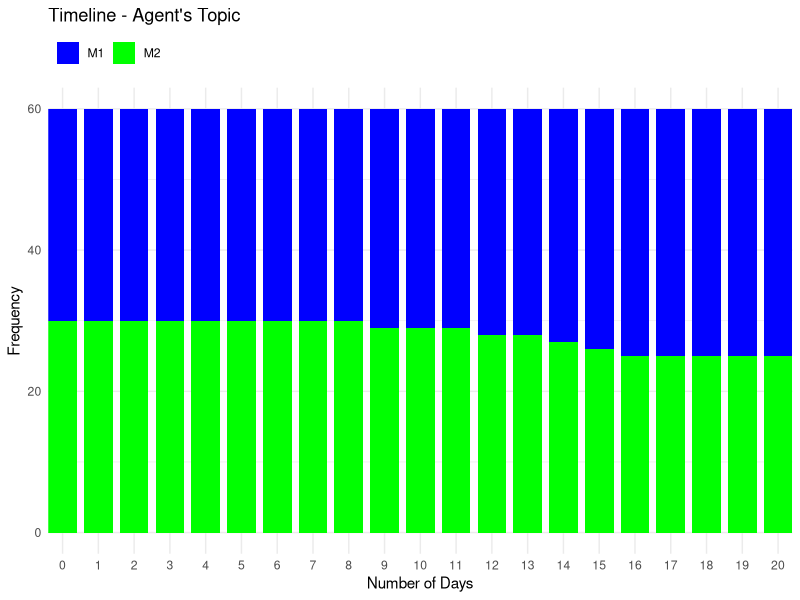
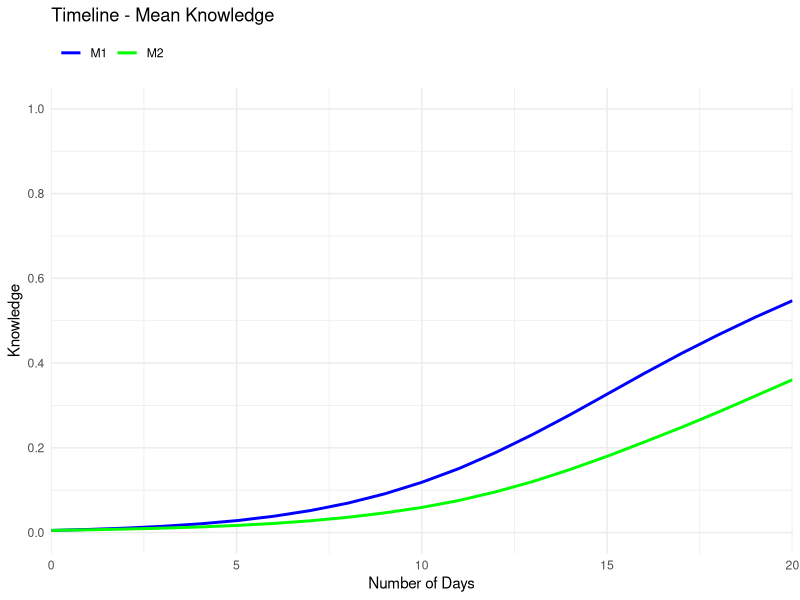
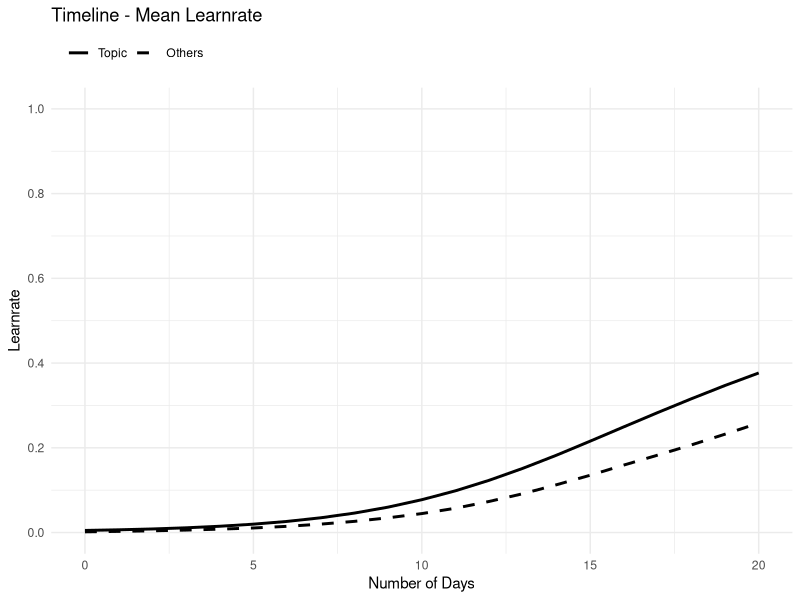
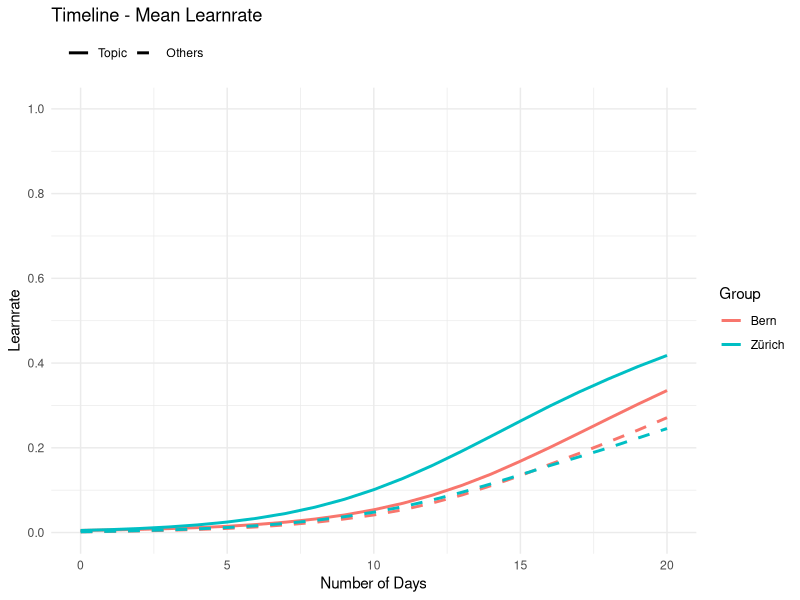
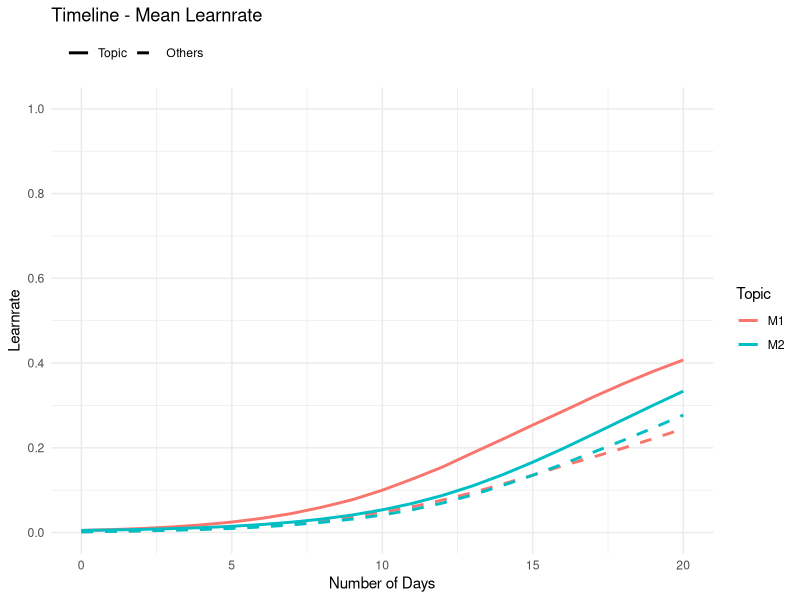
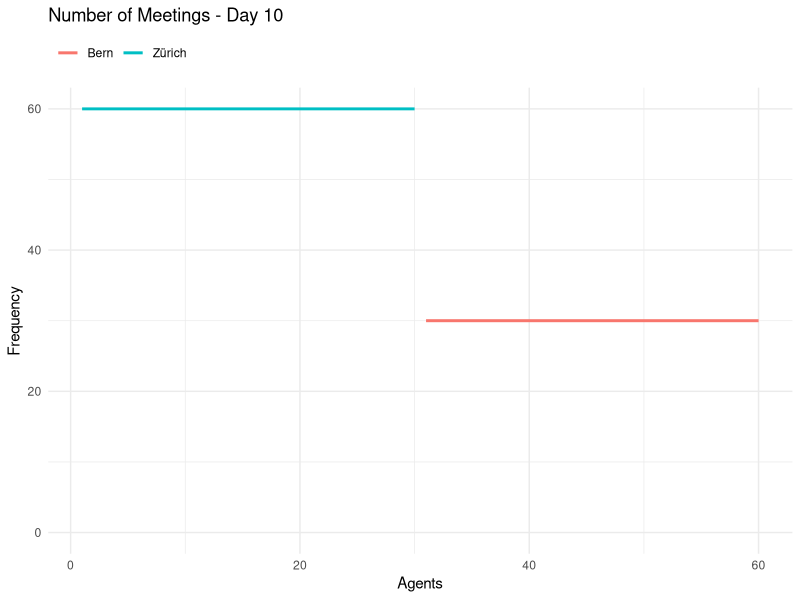
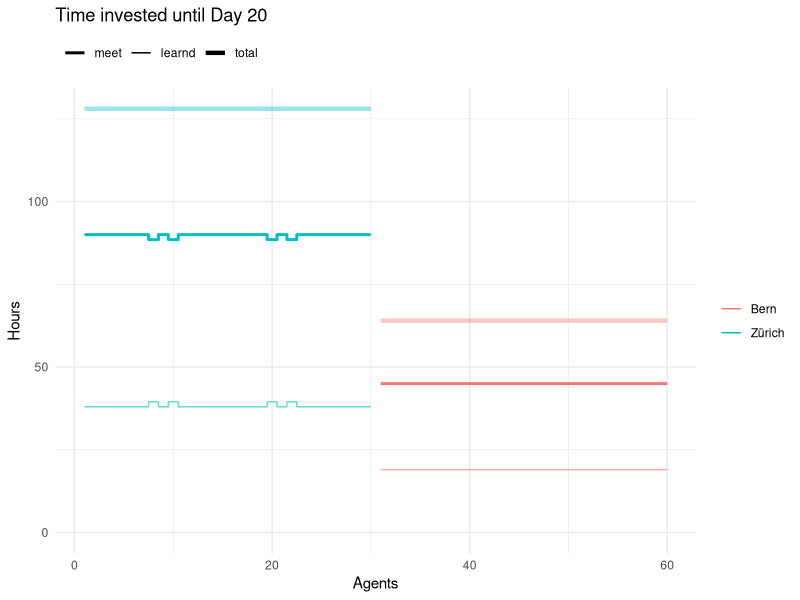
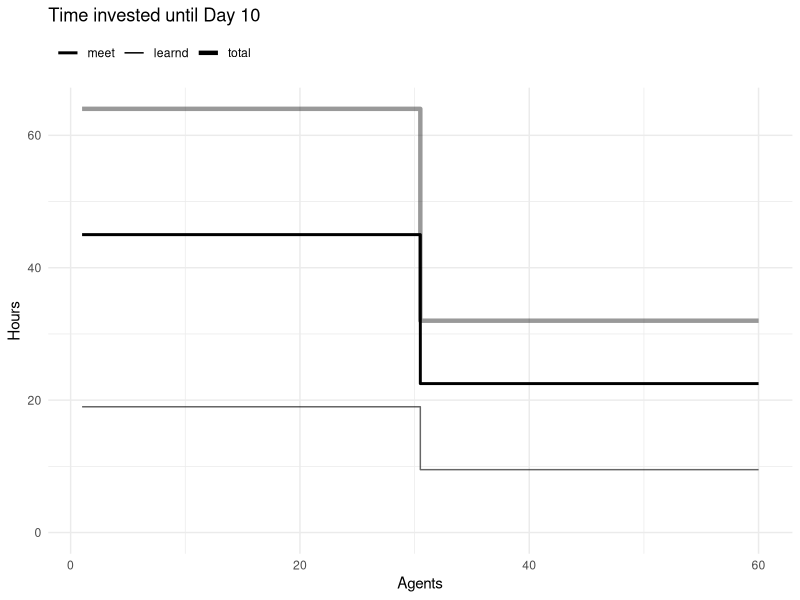

Source code (R) for these figures, in order:
## ---- chunk 1
library(tidyverse)  
# set.seed(1)
## ---- chunk 2
update_Pop <- function(Pop = Pop,
                       name = Parametername,
                       add = 0,
                       fac = 1,
                       set = FALSE) {

  if (set == FALSE & name %in% colnames(Pop)) {
    Pop <- Pop %>%
      mutate( !!name := ( .data[[name]] + add ) * fac )
  } else {
    Pop <- Pop %>%
      mutate( !!name := add * fac )
  }
  return(Pop)
}
## ---- chunk 3
sort_Colnames <- function(Pop = Pop,
                          name = name) {
    cols <- Pop %>%
      select(starts_with(name)) %>%
      colnames()
  
  if (length(cols) == 0) { return(character(0)) }
  return(sort(cols)) 
  }
## ---- chunk 4
sort_Pop <- function(Pop = Pop,
                     sort_Par = TRUE,
                     clean_Par = FALSE,
                     sort_Agents = NA){
  if (sort_Par == TRUE) {
    Pop <- Pop %>%
      select(tidyselect::all_of(sort_Colnames(Pop = Pop, name = "ID")),
             tidyselect::all_of(sort_Colnames(Pop = Pop, name = "Agents")),
             tidyselect::all_of(sort_Colnames(Pop = Pop, name = "Learnrate")),
             tidyselect::all_of(sort_Colnames(Pop = Pop, name = "Knowledge")),
             tidyselect::all_of(sort_Colnames(Pop = Pop, name = "Counter")),
             tidyselect::all_of(sort_Colnames(Pop = Pop, name = "Resources")),
             everything())
    }
  if (clean_Par == TRUE) {
    Pop <- Pop %>%
      select(tidyselect::all_of(sort_Colnames(Pop = Pop, name = "ID")),
             tidyselect::all_of(sort_Colnames(Pop = Pop, name = "Agents")),
             tidyselect::all_of(sort_Colnames(Pop = Pop, name = "Learnrate")),
             tidyselect::all_of(sort_Colnames(Pop = Pop, name = "Knowledge")),
             tidyselect::all_of(sort_Colnames(Pop = Pop, name = "Counter")))
    }
  if (!is.na(sort_Agents)) {
    Pop <- Pop %>%
      arrange(across(all_of(sort_Agents)))
    }
  return(Pop)
}
## ---- chunk 5
get_Typ <- function(Pop = Pop,
                    name = name){
  syntax_remove <- paste0("^", name, "_")
  Typ <- Pop %>%
    select(starts_with(name)) %>%
    colnames() %>%
    str_remove(syntax_remove) 
  return(Typ)
}
## ---- chunk 6
update_Typ <- function(Pop = Pop,
                       name = Parametername,
                       Typ = Typ,
                       add = 0,
                       fac = 1,
                       set = FALSE) {
  if (length(Typ) != length(add)) {
    add <- rep(add, length(Typ))
  }
  if (length(Typ) != length(fac)) {
    fac <- rep(fac, length(Typ))
  }
  if (length(Typ) != length(set)) {
    set <- rep(set, length(Typ))
  }
  for (i in seq_along(Typ)) {
    name_i <- paste(name, Typ[[i]], sep = "_")
    Pop <- update_Pop(Pop = Pop, 
                      name = name_i, 
                      add = add[[i]],
                      fac = fac[[i]],
                      set = set[[i]])
    }
  Pop <- sort_Pop(Pop = Pop)
  return(Pop)
}
## ---- chunk 7
del_tmp <- function(Pop = Pop,
                    name = "tmp_"){
  Pop <- Pop %>%
    select(-starts_with(name))
  return(Pop)
}
  
## ---- chunk 8
longer_Pop <- function(Pop = Pop,
                       name = name){
  syntax_remove <- paste0(name, "_")
  Pop_long <- Pop %>%
  pivot_longer(cols = starts_with(name),
               names_to = "Typ",
               names_prefix = syntax_remove,  
               values_to = name )
  return(Pop_long)
}
## ---- chunk 9
wider_Pop <- function(Pop_long = Pop_long,
                      name = name){
  syntax_add <- paste0(name, "_")
  Pop <- Pop_long %>%
    pivot_wider(names_from = Typ,
                values_from = all_of(name),
                names_prefix = syntax_add)
  return(Pop)
}
## ---- chunk 10
update_Learnrate <- function(Pop = Pop,
                             sort_Par = TRUE,
                             clean_Par = FALSE,
                             sort_Agents = NA){
  Pop_long <- longer_Pop(Pop = Pop, name = "Knowledge")
  Pop_long <- Pop_long %>%
    group_by(ID) %>%
    mutate(tmp_Rank = rank(Knowledge, ties.method = "random"),
           tmp_Rank = max(tmp_Rank) - tmp_Rank + 1,
           tmp_Rank = 0.5 ^ tmp_Rank,
           tmp_LR = Knowledge * tmp_Rank,
           tmp_LR = max(sum(tmp_LR),1E-3),
           tmp_KxR = max(Knowledge) * sum(tmp_Rank),
           tmp_Profile = (min(tmp_LR / tmp_KxR, 1) - 0.5) * 2,
           Agents_Knowledge_Max = max(Knowledge),
           Agents_Knowledge_Profile = tmp_Profile,
           Learnrate_Topic = tmp_LR,
           Learnrate_Others = tmp_LR * tmp_Profile) %>%
    ungroup() 
  Pop_long <- del_tmp(Pop = Pop_long)
  Pop <- wider_Pop(Pop_long = Pop_long, name = "Knowledge")
  Pop <- sort_Pop(Pop = Pop,
                  sort_Par = sort_Par,
                  clean_Par = clean_Par,
                  sort_Agents = sort_Agents)
  return(Pop)
}
## ---- chunk 11
update_Topic <- function(Pop = Pop,
                                sort_Par = TRUE,
                                clean_Par = FALSE,
                                sort_Agents = NA){
  Pop_long <- longer_Pop(Pop = Pop, name = "Knowledge")
  Pop_long <- Pop_long %>%
    group_by(ID) %>%
    mutate(tmp_Rank = rank(Knowledge, ties.method = "random"),
           tmp_Rank = max(tmp_Rank) - tmp_Rank + 1,
           tmp_Rank = 0.5 ^ tmp_Rank,
           ID_Topic = Typ[which.max(tmp_Rank)]) %>%
    ungroup() 
  Pop_long <- del_tmp(Pop = Pop_long)
  Pop <- wider_Pop(Pop_long = Pop_long, name = "Knowledge")
  Pop <- sort_Pop(Pop = Pop,
                  sort_Par = sort_Par,
                  clean_Par = clean_Par,
                  sort_Agents = sort_Agents)
  return(Pop)
}
## ---- chunk 12
gen_Pop <- function(addToPop = NULL,
                    nA = NumberOfAgents,
                    ID_Group = ID_Group,
                    K = Knowledge,
                    Typ = SpezKnowledge,
                    pWD = percentsWorkingaDay,
                    pMD = percentsMeetingsaDay){
  ID <- seq_len(nA)
  Pop <- tibble(ID = ID,
                ID_Group = ID_Group)
  Pop <- update_Typ(Pop = Pop, 
                    name = "Agents", 
                    Typ = list("p_WorkDay", "p_MeetDay"),
                    add = list(pWD, pMD),
                    set = TRUE)
  Pop <- update_Typ(Pop = Pop, 
                    name = "Knowledge", 
                    Typ = Typ, 
                    add = K,
                    set = TRUE)

  if (!is.null(addToPop)) {
    Pop <- Pop %>%
      mutate(ID = ID + max(addToPop$ID))
    Typ_add <- get_Typ(Pop = addToPop, name = "Knowledge")
    Pop <- update_Typ(Pop = Pop, 
                      name = "Knowledge", 
                      Typ = Typ_add, 
                      add = 0)
    addToPop <- update_Typ(Pop = addToPop, 
                           name = "Knowledge", 
                           Typ = Typ, 
                           add = 0)
    Pop <- bind_rows(addToPop,Pop)
    }
  Pop <- update_Learnrate(Pop = Pop)
  Pop <- update_Topic(Pop = Pop)
  Pop <- sort_Pop(Pop = Pop)
  return(Pop)
  }
## ---- chunk 13
Pop <- gen_Pop( nA = 3, 
                ID_Group = "Zürich",
                K = list(0.01, 0.2), 
                Typ = list("M1", "M2"), 
                pWD = 0.5,
                pMD = 0.8)
Pop <- gen_Pop( addToPop = Pop,
                nA = 2, 
                ID_Group = "Bern",
                K = list(0.01, 0.2), 
                Typ = list("M3", "M1"), 
                pWD = 0.2,
                pMD = 0.5)
Pop <- gen_Pop( addToPop = Pop,
                nA = 1, 
                ID_Group = "Bern",
                K = list(0.8), 
                Typ = list("M1"), 
                pWD = 0.2,
                pMD = 0.5)
Pop <- gen_Pop( addToPop = Pop,
                nA = 1, 
                ID_Group = "Bern",
                K = list(0.3, 0.3, 0.3), 
                Typ = list("M1", "M2", "M3"), 
                pWD = 0.2,
                pMD = 0.5)
Pop <- gen_Pop( addToPop = Pop,
                nA = 1, 
                ID_Group = "Bern",
                K = list(0.0, 0.0, 0.0), 
                Typ = list("M1", "M2", "M3"), 
                pWD = 0.2,
                pMD = 0.5)
Pop
## ---- chunk 14

reset_Counter <- function(Pop = Pop){
  Pop <- update_Typ(Pop = Pop,
                    name = "Counter",
                    Typ = list("Day", 
                               "Time_total",
                               "Time_meet",
                               "Time_learnd",
                               "Number_meet"),
                    add = 0,
                    set = TRUE)
  return(Pop)
}
## ---- chunk 15
update_Resources <- function(Pop = Pop,
                             time_day = hoursDay,
                             set = TRUE){
  tmp_Time <- time_day * Pop[["Agents_p_WorkDay"]]
  tmp_p <- Pop[["Agents_p_MeetDay"]]
  Pop <- update_Typ(Pop = Pop,
                  name = "Resources",
                  Typ = list("Time_total",
                             "Time_meet",
                             "Time_learnd"),
                  add = list(tmp_Time,
                             tmp_Time * tmp_p,
                             tmp_Time * (1-tmp_p)),
                  set = set)
  return(Pop)
}
## ---- chunk 16
Pop <- reset_Counter(Pop = Pop)
Pop <- update_Resources(Pop = Pop, time_day = 8)
Pop
## ---- chunk 17
sel_SubPop <- function(Pop = Pop,
                       IDs = NULL,
                       n = 2) {
  if (is.null(IDs)) {
    IDs <- sample( Pop[["ID"]], size=n )
    }
  SubPop <- list()
  SubPop$sel <- Pop %>%
    filter(ID %in% IDs) %>%
    arrange(match(ID, IDs))
  SubPop$rest <- Pop %>%
    filter(!ID %in% IDs)
  return(SubPop)
}
## ---- chunk 18
SubPop <- sel_SubPop( Pop = Pop )
SubPop$sel
SubPop$rest
## ---- chunk 19
SubPop <- sel_SubPop( Pop = Pop , IDs = c(2, 1))
SubPop$sel
SubPop$rest
## ---- chunk 20
int_SubPop <- function(SubPop = SubPop,
                       Pop = Pop) {
  col_sort <- colnames(Pop)
  SubPop <- SubPop[, col_sort]
  IDs <- SubPop[["ID"]]
  Pop[Pop$ID %in% IDs,] <- SubPop
  Pop <- Pop %>%
    arrange(ID)
  return(Pop)
}
## ---- chunk 21
Pop
SubPop <- sel_SubPop(Pop = Pop, IDs = c(2, 1) )$sel
SubPop <- update_Pop(Pop = SubPop,
                     name = "Knowledge_M2",
                     add = 0,
                     set = TRUE)
Pop <- int_SubPop(SubPop = SubPop, Pop = Pop)
Pop <- update_Learnrate(Pop = Pop)
Pop <- update_Topic(Pop = Pop)
Pop
## ---- chunk 22
sel_Pairs_rnd <- function(Pop = Pop,
                          psize = percentsOfPop) {      
  psize <- min(psize, 1)   
  nR <- nrow(Pop)   
  n <- round(nR * psize * 0.4999, 0)   
  n <- max(n, 1)      
  SubPop <- sel_SubPop( Pop = Pop, n = n)      
  Slot1 <- SubPop$sel %>%          
    mutate(tmp_ID = seq_len(n))   
  if (nrow(SubPop$rest) == n) {     
    Slot2 <- SubPop$rest   
  } else {     
      SubPop <- sel_SubPop( Pop = SubPop$rest, n = n)      
      Slot2 <- SubPop$sel   
  }   
  Slot2 <- Slot2 %>%          
    mutate(tmp_ID = seq_len(n))   
  Pairs <- bind_rows(Slot1, Slot2)   
  return(Pairs)     
  }  
## ---- chunk 23
Pop 
Pairs <- sel_Pairs_rnd(Pop = Pop, psize = 0.5) 
Pairs 
Pairs <- sel_Pairs_rnd(Pop = Pairs, psize = 0.5) 
Pairs
## ---- chunk 24
learn_Pairs <- function(Pairs = Pairs,
                        time_meet = time_meet) {
  Pop_long <- longer_Pop(Pop = Pairs, name = "Knowledge")
  Pop_long <- Pop_long %>%
    mutate(tmp_Learnrate = ifelse(
      Typ == ID_Topic, 
      Learnrate_Topic, 
      Learnrate_Others)) %>%
  group_by(tmp_ID) %>%
    mutate(tmp_facT = ifelse(
      Typ == ID_Topic, 1, 0)) %>%
  group_by(tmp_ID, Typ) %>%
    mutate(tmp_facT = mean(tmp_facT ),
           tmp_Learnrate = mean(tmp_Learnrate)) %>%
  group_by(ID) %>%
    mutate(tmp_time_learn = tmp_facT * time_meet,
           tmp_Time0 = ( 1 - Knowledge )^( 1 / -tmp_Learnrate ),
           Knowledge = 1 - ( tmp_Time0 + tmp_time_learn)^( -tmp_Learnrate )) %>%
    ungroup()
  
  Pop_long <- del_tmp(Pop = Pop_long)
  Pairs <- wider_Pop(Pop_long = Pop_long, name = "Knowledge")
  Pairs <- sort_Pop(Pop = Pairs)
  
  Pairs <- update_Typ(Pop = Pairs,
                      name = "Counter",
                      Typ = list("Time_total",
                                 "Time_meet", 
                                 "Number_meet"),
                      add = list(time_meet,
                                 time_meet,
                                 1))
  Pairs <- update_Typ(Pop = Pairs,
                      name = "Resources",
                      Typ = list("Time_total","Time_meet"),
                      add = list(-time_meet))
  return(Pairs)
}
## ---- chunk 25
Pairs
PairsT <- learn_Pairs(Pairs = Pairs, time_meet = 0.75)
PairsT
Pop <- int_SubPop(SubPop = PairsT, Pop = Pop)
Pop <- update_Learnrate(Pop = Pop)
Pop <- update_Topic(Pop = Pop)
Pop
## ---- chunk 26
learn <- function(Pop = Pop,                   
                  con = TRUE) {   
  if (con == TRUE){     
    tmp_Learnrate <- Pop[["Learnrate_Topic"]]
    Pop <- update_Learnrate(Pop = Pop)     
    Pop <- update_Topic(Pop = Pop) 
    Pop <- update_Pop(Pop = Pop,
                      name = "Learnrate_Topic",
                      add = tmp_Learnrate, 
                      fac = 0.5)
    tmp_Time <- Pop[["Resources_Time_meet"]]
    Pop <- update_Typ(Pop = Pop, 
                      name = "Resources_Time",
                      Typ = list("meet", "learnd"),
                      add = list(-tmp_Time, tmp_Time))
  } 
  
  Pop_long <- longer_Pop(Pop = Pop, name = "Knowledge") 
  Pop_long <- Pop_long %>%     
    group_by(ID) %>%     
    mutate(tmp_Time_learnd = ifelse(
      Typ == ID_Topic, 
      Resources_Time_learnd, 
      0)) %>%  
    mutate(tmp_Learnrate = Learnrate_Topic,            
           tmp_Time0 = ( 1 - Knowledge )^( 1 / -tmp_Learnrate ),
           tmp_Time1 = tmp_Time0 + tmp_Time_learnd,
           Knowledge = 1 - ( tmp_Time1 )^( -tmp_Learnrate )) %>%
    ungroup()   
  
  Pop_long <- del_tmp(Pop = Pop_long)
  Pop <- wider_Pop(Pop_long = Pop_long, name = "Knowledge") 
  Pop <- sort_Pop(Pop = Pop)
  
  tmp_Time <- Pop[["Resources_Time_learnd"]]
  Pop <- update_Typ(Pop = Pop,
                    name = "Counter",
                    Typ = list("Time_total", "Time_learnd"),
                    add = list(tmp_Time))
  Pop <- update_Typ(Pop = Pop,
                    name = "Resources",
                    Typ = list("Time_total", "Time_learnd"),
                    add = list(-tmp_Time))
  Pop <- update_Learnrate(Pop = Pop)     
  Pop <- update_Topic(Pop = Pop)
  
  return(Pop) 
  }
## ---- chunk 27
Pop
Pop <- learn(Pop = Pop, con = FALSE) 
Pop
Pop <- learn(Pop = Pop, con = TRUE) 
Pop
## ---- chunk 28
learn_Day <- function(Pop = Pop,
                      time_day = time_day,
                      time_meet = time_meet) { 
if (!any(startsWith(names(Pop), "Counter_"))) {
  Pop <- reset_Counter(Pop = Pop)
  }
Pop <- update_Resources(Pop = Pop, time_day = time_day)

nR_Pop <- nrow(Pop)
psize <- median(Pop[["Agents_p_MeetDay"]])
iD <- round(time_day / time_meet, digits = 0)

for(i in 1:iD) {
  Par <- Pop %>%
    select(Resources_Time_meet) %>%
    mutate(Break = ifelse(
      Resources_Time_meet >= time_meet, 
      1,
      0))
  ParBreak <- sum(Par$Break)
  if (ParBreak < 2) { break }
   
  Pop_Res <- Pop[Pop$Resources_Time_meet >= time_meet, ]
  
  nR_Pop_Res <- nrow(Pop_Res)
  psize_i <- psize / nR_Pop_Res * nR_Pop
  
  Pairs <- sel_Pairs_rnd(Pop = Pop_Res, psize = psize_i)
  Pairs <- learn_Pairs(Pairs = Pairs, time_meet = time_meet)
  
  Pop <- int_SubPop(SubPop = Pairs, Pop = Pop)
} 
Pop <- learn(Pop = Pop, con = TRUE)

return(Pop) 
}
## ---- chunk 29

Pop <- reset_Counter(Pop = Pop)
Pop
Pop <- learn_Day(Pop = Pop, time_day = 8, time_meet = 0.75)
Pop
## ---- chunk 30
get_Timeline <- function(TL = Timeline,                          
                         Pop = Pop) {   
  TLadd <- sort_Pop(Pop = Pop, clean_Par = TRUE)
  Time <- unique(Pop[["Counter_Day"]])
  if (Time == 0) {
    TL <- TLadd 
  } else {
    TL <- bind_rows(TL, TLadd)   
  }
  return(TL)  
}
## ---- chunk 31
Timeline <- get_Timeline(TL = Timeline,                          
                         Pop = Pop) 
Pop1 <- update_Pop(Pop = Pop,
                   name = "Counter_Day",
                   add = 1)
Timeline <- get_Timeline(TL = Timeline,                          
                         Pop = Pop1) 
Timeline 
## ---- chunk 32
plt_Learnrate <- function(TL = Timeline,
                          Group = NA) { 
  Grouping <- c("Counter_Day", "Typ")
  Data <- longer_Pop(Pop = TL, name = "Learnrate")
  
  if (Group %in% colnames(Data)) {
    Grouping <- c(Grouping, Group)
    Data <- Data %>%
      group_by(across(all_of(Grouping))) %>%
      summarise(Learnrate = mean(Learnrate, na.rm = TRUE), .groups = "drop") %>%
      mutate( plt_Typ = interaction(Typ, .data[[Group]], sep = "_"),
              !!Group := factor(.data[[Group]]))
  } else {
    Data <- Data %>%
      group_by(across(all_of(Grouping))) %>%
      summarise(Learnrate = mean(Learnrate, na.rm = TRUE), .groups = "drop") %>%
      mutate( plt_Typ = Typ)
  }
    
  Data$Typ <- factor(Data$Typ, levels = c("Topic", "Others"))
  
  plt <- ggplot(data = Data, 
                aes(x = Counter_Day, y = Learnrate, group = plt_Typ)) +
    geom_line(aes(linetype = Typ), linewidth = 1) +
    scale_linetype_manual(values = c("Topic" = "solid", 
                                     "Others" = "dashed")) +
    ggtitle("Timeline - Mean Learnrate") +     
    xlab("Number of Days") +     
    scale_x_continuous(
      limits = c(0, max(Data$Counter_Day, na.rm = TRUE))) +
    scale_y_continuous(
      limits = c(0, 1), 
      breaks = seq(0, 1, 0.2)) + 
    guides(linetype = guide_legend(title = ""))+
    theme_minimal() +
    theme(legend.position = "top",
          legend.justification = "left")
  
  if (Group %in% colnames(Data)) {
    str_remove(Group,"^ID_")
    plt <- plt +
      aes(color = .data[[Group]]) +
      guides(color = guide_legend(title = str_remove(Group,"^ID_"), 
                                  position = "right" ),
             override.aes = list(linewidth = 1,
                                 alpha = 1))
    }
  
  return(plt)
}
## ---- chunk 33
plt_Knowledge <- function(TL = Timeline) {  
   
  TL <- longer_Pop(Pop = TL, name = "Knowledge") %>%     
    group_by(Counter_Day, Typ) %>%  
    summarise(Knowledge = mean(Knowledge, na.rm = TRUE), .groups = "drop") %>%
    mutate(TopicColor = case_when(
      grepl("M1", Typ) ~ "blue",  
      grepl("M2", Typ) ~ "green",  
      grepl("M3", Typ) ~ "red",  
      TRUE ~ "lightgray")
      )
  ggplot(TL, aes(x = Counter_Day, y = Knowledge, group = Typ, color = Typ)) +
    geom_line(linewidth = 1) +
    scale_color_manual(values = unique(TL$TopicColor)) + 
    ggtitle("Timeline - Mean Knowledge") +     
    xlab("Number of Days") +     
    scale_x_continuous(
      limits = c(0, max(TL$Counter_Day, na.rm = TRUE)), 
      expand = expansion(mult = c(0, 0)) ) +
    scale_y_continuous(
      limits = c(0, 1), 
      breaks = seq(0, 1, 0.2)) + 
    theme_minimal() +
    theme(
      legend.title = element_blank(),       
      legend.position = "top",       
      legend.justification = "left"
    )

}
## ---- chunk 34
plt_Topics <- function(TL = Timeline) {   
  TL <- TL %>%
    group_by(Counter_Day, ID_Topic) %>%
    summarise(Frequency = n(), .groups = "drop") %>%
    mutate(TopicColor = case_when(
      grepl("M1", ID_Topic) ~ "blue",  
      grepl("M2", ID_Topic) ~ "green",  
      grepl("M3", ID_Topic) ~ "red",  
      TRUE ~ "lightgray")
      )
  
  TL$Time <- factor(TL$Counter_Day, levels = unique(TL$Counter_Day))
  
  ggplot(TL, aes(x = Time, y = Frequency, fill = ID_Topic)) +
    geom_bar(stat = "identity", 
             position = "stack",
             width = 0.8) +
    scale_fill_manual(values = unique(TL$TopicColor)) +
    ggtitle("Timeline - Agent's Topic") +     
    xlab("Number of Days") +
    scale_x_discrete(
      expand = expansion(mult = c(0, 0))) +
    theme_minimal() +
    theme(legend.title = element_blank(),       
          legend.position = "top",       
          legend.justification = "left")
}
## ---- chunk 35
plt_Number_meet <- function(TL = Timeline,
                            TP = NA,
                            Group = Group) {
  if (is.na(TP)) {
    TP <- unique(TL$Counter_Day)
  } 
  Titel <- paste("Number of Meetings - Day", TP)
  Data <- TL %>%
    filter(Counter_Day == TP)
  
  if (Group %in% colnames(Data)) {
    Data <- Data %>%
      mutate( !!Group := factor(.data[[Group]]))
  } else {
    Group <- "without"
    Data <- Data %>%
      mutate( !!Group := "Population")
  }
  
  plt <- ggplot(Data, 
                aes(x = ID, y = Counter_Number_meet, color = .data[[Group]])) +
    geom_step(direction = "mid",linewidth = 1) +
    scale_x_continuous(limits = c(1,max(Data$ID))) +
    scale_y_continuous(limits = c(0,max(Data$Counter_Number_meet))) +
    ggtitle(Titel) +     
    xlab("Agents") +     
    ylab("Frequency") +
    theme_minimal() +
    theme(
      legend.title = element_blank(),       
      legend.position = "top",       
      legend.justification = "left"
    )
  
  return(plt)
  }
  
## ---- chunk 36
plt_Time_invest <- function(TL = Timeline,
                            TP = NA,
                            Group = NA) {
  if (is.na(TP)) {
    TP <- unique(TL$Counter_Day)
  }
  Titel <- paste("Time invested until Day", TP)
  Data <- longer_Pop(Pop = TL, name = "Counter_Time") %>%
    filter(Counter_Day == TP)
  
  Grouping <- c("Typ")
  
  if (Group %in% colnames(Data)) {
    Grouping <- c(Grouping, Group)
    Data <- Data %>%
      mutate( plt_Typ = interaction(Typ, .data[[Group]], sep = "_"),
              !!Group := factor(.data[[Group]]))
  } else {
    Data <- Data %>%
      mutate( plt_Typ = Typ)
  }
    
  Data$Typ <- factor(Data$Typ, levels = c("meet", "learnd", "total"))

  plt <- ggplot(Data, 
                aes(x = ID, y = Counter_Time, 
                    group = plt_Typ, 
                    alpha = Typ,
                    linewidth = Typ)) +
    
    geom_step(direction = "mid") +
    scale_alpha_manual(values = c("total" = 0.4, 
                                  "learnd" = 0.6, 
                                  "meet" = 1.0)) +
    scale_linewidth_manual(values = c("total" = 1.5, 
                                      "learnd" = 0.5, 
                                      "meet" = 1.0)) +
    scale_x_continuous(limits = c(1,max(Data$ID))) +
    scale_y_continuous(limits = c(0,max(Data$Counter_Time))) +
    ggtitle(Titel) +     
    xlab("Agents") +     
    ylab("Hours") +
    guides(alpha = "none",
           linewidth = guide_legend(title = ""))+
    theme_minimal() +
    theme(
      legend.title = element_blank(),       
      legend.position = "top",       
      legend.justification = "left"
    )
  
  if (Group %in% colnames(Data)) {
    str_remove(Group,"^ID_")
    plt <- plt +
      aes(color = .data[[Group]]) +
      guides(color = guide_legend(title = str_remove(Group,"^ID_"), 
                                  position = "right" ),
             override.aes = list(linewidth = 1,
                                 alpha = 1))
    }
  
  return(plt)
  }
## ---- chunk 37
plt_Learnrate_Timet <- function(TL = Timeline,
                                TP = NA,
                                Group = NA) {
  if (is.na(TP)) {
    TP <- unique(TL$Counter_Day)
  }
  Titel <- paste("Learnrate at Day", TP)
  Data <- longer_Pop(Pop = TL, name = "Learnrate") %>%
    filter(Counter_Day == TP)
  
  Grouping <- c("Typ")
  
  if (Group %in% colnames(Data)) {
    Grouping <- c(Grouping, Group)
    Data <- Data %>%
      mutate( plt_Typ = interaction(Typ, .data[[Group]], sep = "_"),
              !!Group := factor(.data[[Group]]))
  } else {
    Data <- Data %>%
      mutate( plt_Typ = Typ)
  }
  
  Data$Typ <- factor(Data$Typ, levels = c("Topic", "Others"))
  
  plt <- ggplot(data = Data, 
                aes(x = ID, 
                    y = Learnrate, 
                    group = plt_Typ,
                    linewidth = Typ)) +
    geom_step(direction = "mid") +
    scale_linewidth_manual(values = c("Topic" = 1.0, 
                                      "Others" = 0.8)) +
    scale_x_continuous(limits = c(min(Data$ID), max(Data$ID))) +
    scale_y_continuous(limits = c(0, 1)) +
    ggtitle(Titel) +     
    xlab("Agents") +     
    ylab("Learnrate") +
    guides(linewidth = guide_legend(title = ""))+
    theme_minimal() +
    theme(
      legend.title = element_blank(),       
      legend.position = "top",       
      legend.justification = "left"
    )
  
  if (Group %in% colnames(Data)) {
    str_remove(Group,"^ID_")
    plt <- plt +
      aes(color = .data[[Group]]) +
      guides(color = guide_legend(title = str_remove(Group,"^ID_"), 
                                  position = "right" ),
             override.aes = list(linewidth = 1,
                                 alpha = 1))
    }

  return(plt)
}
## ---- chunk 38
plt_Knowledge_Time <- function(TL = Timeline, 
                               TP = NA) {
  if (is.na(TP)) {
    TP <- unique(TL$Counter_Day)
  }
  
  Titel <- paste("Knowledge at Day", TP)
  Data <- longer_Pop(Pop = TL, name = "Knowledge") %>%
    filter(Counter_Day == TP)
  
  plt <- ggplot(Data, 
                aes(x = ID, y = Knowledge, group = Typ, color = Typ)) +
    geom_step(direction = "mid", linewidth = 1) +
    scale_x_continuous(limits = c(min(Data$ID), max(Data$ID))) +
    scale_y_continuous(limits = c(0, 1)) +
    ggtitle(Titel) +     
    xlab("Agents") +     
    ylab("Knowledge") +
    theme_minimal() +
    theme(
      legend.title = element_blank(),       
      legend.position = "top",       
      legend.justification = "left"
    )
  
  return(plt)
}
## ---- chunk 39

sim_Days <- function(Pop = Pop,
                     nD = nubmberDay,
                     time_day = 8,
                     time_meet = 0.75) {
  Pop <- update_Learnrate(Pop = Pop)
  Pop <- update_Topic(Pop = Pop)
  Pop <- reset_Counter( Pop = Pop)
  Pop <- update_Resources( Pop = Pop, time_day = time_day)
  TL <- get_Timeline(TL = TL, Pop = Pop)
  for(i in 1:nD) {
    Pop <- learn_Day(Pop = Pop,
                     time_day = time_day,
                     time_meet = time_meet)
    Pop <- update_Typ(Pop = Pop,
                      name = "Counter",
                      Typ = list("Day"),
                      add = list(i),
                      set = TRUE)
    TL <- get_Timeline(TL = TL, Pop = Pop)
  }
    
  Output <- list( Pop = Pop,
                  TL = TL)
  return(Output)
}
## ---- chunk 40

Pop <- gen_Pop( nA = 30, 
                ID_Group = "Zürich",
                K = list(0.01), 
                Typ = list("M1"), 
                pWD = 0.8,
                pMD = 0.8)
Pop <- gen_Pop( addToPop = Pop,
                nA = 30, 
                ID_Group = "Bern",
                K = list(0.01), 
                Typ = list("M2"), 
                pWD = 0.4,
                pMD = 0.8)

Pop

res <- sim_Days(Pop = Pop,
                nD = 20)

res$Pop

## ---- chunk 41
plt_Topics(TL = res$TL)

plt_Knowledge(TL = res$TL)

plt_Learnrate(TL = res$TL)

plt_Learnrate(TL = res$TL, Group = "ID_Group")
plt_Learnrate(TL = res$TL, Group = "ID_Topic")
## ---- chunk 42
plt_Number_meet(TL = res$TL, TP = 10, Group = "ID_Group")
plt_Time_invest(TL = res$TL, TP = 20, Group = "ID_Group")
plt_Time_invest(TL = res$TL, TP = 10)
plt_Learnrate_Timet(TL = res$TL, TP = 20, Group = "ID_Group")
plt_Learnrate_Timet(TL = res$TL, TP = 10)
plt_Knowledge_Time(TL = res$TL, TP = 10)
## ---- chunk 43
Pop <- gen_Pop( nA = 29, 
                ID_Group = "Zürich",
                K = list(0.01), 
                Typ = list("M1"), 
                pWD = 0.8,
                pMD = 0.8)
Pop <- gen_Pop( addToPop = Pop,
                nA = 1, 
                ID_Group = "Zürich",
                K = list(0.8), 
                Typ = list("M1"), 
                pWD = 0.8,
                pMD = 0.8)
Pop <- gen_Pop( addToPop = Pop,
                nA = 29, 
                ID_Group = "Bern",
                K = list(0.01), 
                Typ = list("M2"), 
                pWD = 0.4,
                pMD = 0.8)
Pop <- gen_Pop( addToPop = Pop,
                nA = 1, 
                ID_Group = "Bern",
                K = list(0.8), 
                Typ = list("M2"), 
                pWD = 0.4,
                pMD = 0.4)
Pop <- gen_Pop( addToPop = Pop,
                nA = 30, 
                ID_Group = "Basel",
                K = list(0.01), 
                Typ = list("M3"), 
                pWD = 0.8,
                pMD = 0.4)

Pop

res1 <- sim_Days(Pop = Pop,
                nD = 20)

res1$Pop
## ---- chunk 44
plt_Topics(TL = res1$TL)

plt_Knowledge(TL = res1$TL)

plt_Learnrate(TL = res1$TL)

plt_Learnrate(TL = res1$TL, Group = "ID_Group")
plt_Learnrate(TL = res1$TL, Group = "ID_Topic")
## ---- chunk 45
plt_Number_meet(TL = res1$TL, TP = 20, Group = "ID_Group")
plt_Time_invest(TL = res1$TL, TP = 20, Group = "ID_Group")
plt_Learnrate_Timet(TL = res1$TL, TP = 20, Group = "ID_Group")
plt_Knowledge_Time(TL = res1$TL, TP = 20)
